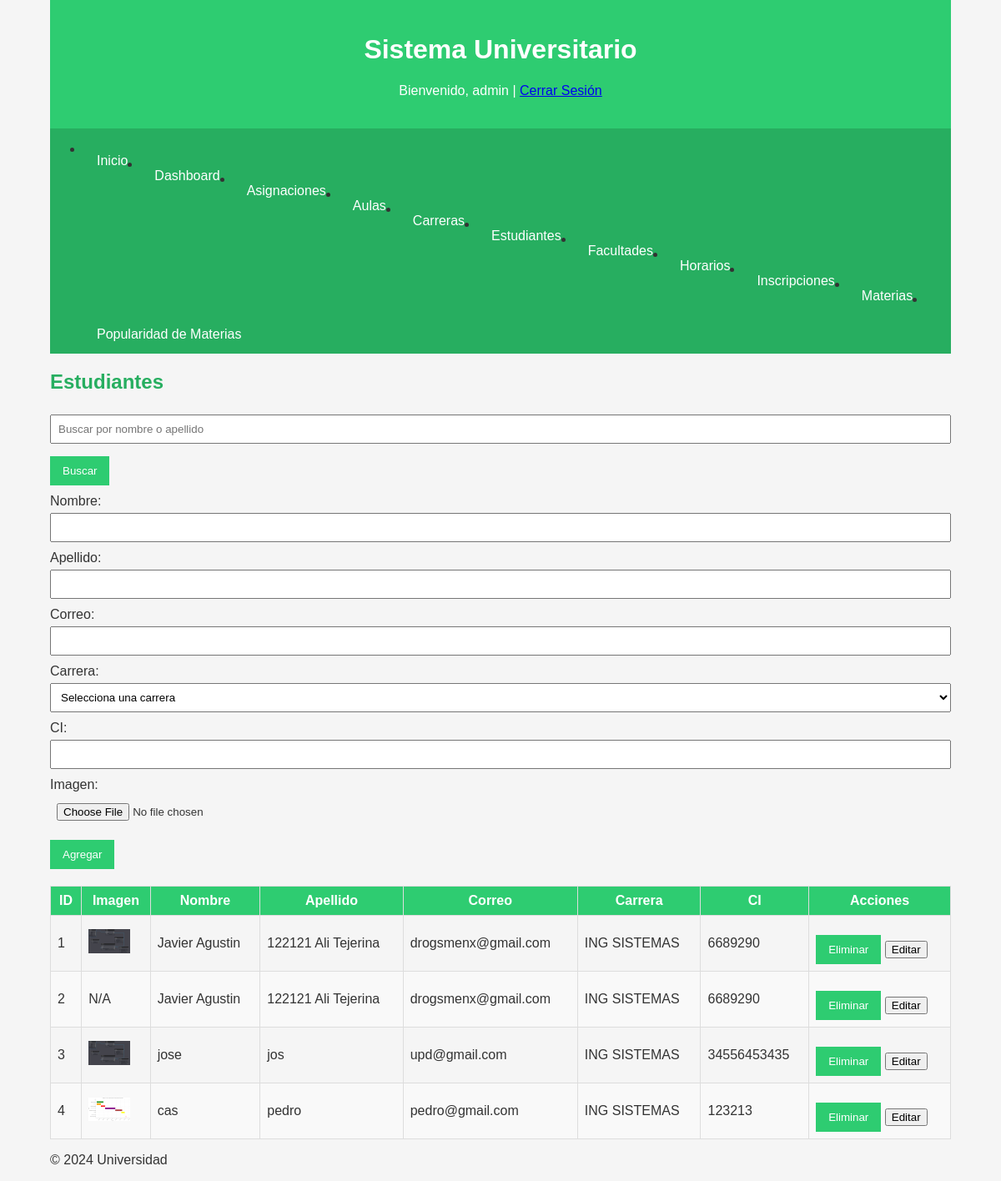
The page /views/admin/estudiantes.php (signed in) on the database its author committed.
### tables this page shows
CREATE TABLE `estudiantes` (
  `id_estudiante` int(11) NOT NULL,
  `nombre` varchar(50) NOT NULL,
  `apellido` varchar(50) NOT NULL,
  `correo` varchar(100) NOT NULL,
  `carrera_id` int(11) DEFAULT NULL,
  `ci` varchar(20) NOT NULL,
  `imagen` varchar(255) DEFAULT NULL,
  `usuario_id` int(11) DEFAULT NULL
);

CREATE TABLE `carreras` (
  `id_carrera` int(11) NOT NULL,
  `nombre` varchar(100) NOT NULL,
  `facultad_id` int(11) DEFAULT NULL
);

### views/admin/estudiantes.php (the view, shortened to what this page needs)
<?php
include '../../include/header.php';
include '../../include/db_connection.php';
$search = "";
if (isset($_GET['search'])) {
    $search = $conn->real_escape_string($_GET['search']);
    $sql = "SELECT e.id_estudiante, e.nombre, e.apellido, e.correo, e.carrera_id, c.nombre AS carrera, e.ci, e.imagen
            FROM estudiantes e
            LEFT JOIN carreras c ON e.carrera_id = c.id_carrera
            WHERE e.nombre LIKE '%$search%' OR e.apellido LIKE '%$search%'";
} else {
    $sql = "SELECT e.id_estudiante, e.nombre, e.apellido, e.correo, e.carrera_id, c.nombre AS carrera, e.ci, e.imagen
            FROM estudiantes e
            LEFT JOIN carreras c ON e.carrera_id = c.id_carrera";
}
$result = $conn->query($sql);
?>
<h2>Estudiantes</h2>
<form method="GET" action="">
    <input type="text" name="search" placeholder="Buscar por nombre o apellido" value="<?php echo htmlspecialchars($search); ?>">
    <button type="submit">Buscar</button>
</form>
<form method="POST" action="" enctype="multipart/form-data">
    <label for="nombre">Nombre:</label>
    <input type="text" name="nombre" id="nombre" required>
    <label for="apellido">Apellido:</label>
    <input type="text" name="apellido" id="apellido" required>
    <label for="correo">Correo:</label>
    <input type="email" name="correo" id="correo" required>
    <label for="carrera_id">Carrera:</label>
    <select name="carrera_id" id="carrera_id" required>
        <option value="">Selecciona una carrera</option>
    </select>
    <label for="ci">CI:</label>
    <input type="text" name="ci" id="ci" required>
    <label for="imagen">Imagen:</label>
    <input type="file" name="imagen" id="imagen" accept="image/*">
    <button type="submit" name="add_estudiante">Agregar</button>
</form>
<table>
    <thead>
        <tr>
            <th>ID</th>
            <th>Imagen</th>
            <th>Nombre</th>
            <th>Apellido</th>
            <th>Correo</th>
            <th>Carrera</th>
            <th>CI</th>
            <th>Acciones</th>
        </tr>
    </thead>
    <tbody>
        <?php if ($result && $result->num_rows > 0): ?>
            <?php while ($row = $result->fetch_assoc()): ?>
                <tr>
                    <td><?php echo htmlspecialchars($row['id_estudiante']); ?></td>
                    <td>
                        <?php if ($row['imagen']): ?>
                            <img src="../../<?php echo htmlspecialchars($row['imagen']); ?>" alt="Imagen" width="50">
                        <?php else: ?>
                            N/A
                        <?php endif; ?>
                    </td>
                    <td><?php echo htmlspecialchars($row['nombre']); ?></td>
                    <td><?php echo htmlspecialchars($row['apellido']); ?></td>
                    <td><?php echo htmlspecialchars($row['correo']); ?></td>
                    <td><?php echo htmlspecialchars($row['carrera']); ?></td>
                    <td><?php echo htmlspecialchars($row['ci']); ?></td>
                    <td>
                        <form method="POST" action="" style="display:inline;" onsubmit="return confirm('¿Está seguro de eliminar este estudiante?');">
                            <button type="submit" name="delete_estudiante">Eliminar</button>
                        </form>
                        <button onclick='openEditModal(<?php echo $row['id_estudiante']; ?>, <?php echo json_encode($row['nombre']); ?>, <?php echo json_encode($row['apellido']); ?>, <?php echo json_encode($row['correo']); ?>, <?php echo $row['carrera_id']; ?>, <?php echo json_encode($row['ci']); ?>)'>Editar</button>
                    </td>
                </tr>
            <?php endwhile; ?>
        <?php else: ?>
            <tr><td colspan="8">No hay estudiantes registrados.</td></tr>
        <?php endif; ?>
    </tbody>
</table>
<?php
include '../../include/footer.php';
?>

### include/header.php (shortened to what this page needs)
<!DOCTYPE html>
<html lang="es">
<head>
    <link rel="stylesheet" href="<?php echo BASE_URL; ?>/css/styles.css">
</head>
<body>
    <div class="container">
        <header>
            <h1>Sistema Universitario</h1>
            <?php if (isset($_SESSION['usuario'])): ?>
                <p>Bienvenido, <?php echo htmlspecialchars($_SESSION['usuario']); ?> | <a href="<?php echo BASE_URL; ?>/logout.php">Cerrar Sesión</a></p>
            <?php else: ?>
                <p><a href="<?php echo BASE_URL; ?>/login.php">Iniciar Sesión</a> | <a href="<?php echo BASE_URL; ?>/views/student/register.php">Registrarse</a></p>
            <?php endif; ?>
        </header>
        <nav class="nav">
            <ul>
                <li><a href="<?php echo BASE_URL; ?>/index.php">Inicio</a></li>
                <?php if (isset($_SESSION['role']) && $_SESSION['role'] == 'admin'): ?>
                    <li><a href="<?php echo BASE_URL; ?>/views/admin/dashboard.php">Dashboard</a></li>
                    <li><a href="<?php echo BASE_URL; ?>/views/admin/asignaciones.php">Asignaciones</a></li>
                    <li><a href="<?php echo BASE_URL; ?>/views/admin/aulas.php">Aulas</a></li>
                    <li><a href="<?php echo BASE_URL; ?>/views/admin/carreras.php">Carreras</a></li>
                    <li><a href="<?php echo BASE_URL; ?>/views/admin/estudiantes.php">Estudiantes</a></li>
                    <li><a href="<?php echo BASE_URL; ?>/views/admin/facultades.php">Facultades</a></li>
                    <li><a href="<?php echo BASE_URL; ?>/views/admin/horarios.php">Horarios</a></li>
                    <li><a href="<?php echo BASE_URL; ?>/views/admin/inscripciones.php">Inscripciones</a></li>
                    <li><a href="<?php echo BASE_URL; ?>/views/admin/materias.php">Materias</a></li>
                    <li><a href="<?php echo BASE_URL; ?>/views/admin/popularidad_materias.php">Popularidad de Materias</a></li>
                <?php else: ?>
                    <li><a href="<?php echo BASE_URL; ?>/login.php">Iniciar Sesión</a></li>
                    <li><a href="<?php echo BASE_URL; ?>/views/student/register.php">Registrarse</a></li>
                <?php endif; ?>
            </ul>
        </nav>
        <main>

### include/footer.php (shortened to what this page needs)
        <footer>
            <p>&copy; <?php echo date("Y"); ?> Universidad</p>
        </footer>
    </div>
</body>
</html>

### css/styles.css (style rules this page uses)
:root { --primary-color: #2ecc71; --secondary-color: #27ae60; --text-color: #333; --background-color: #f5f5f5; }
body { font-family: Arial, sans-serif; background-color: var(--background-color); color: var(--text-color); margin: 0; padding: 0; }
.container { width: 90%; margin: 0 auto; }
header { background-color: var(--primary-color); color: white; padding: 20px; text-align: center; }
nav.nav { background-color: var(--secondary-color); overflow: hidden; }
nav.nav a { float: left; display: block; color: white; text-align: center; padding: 14px 16px; text-decoration: none; }
h2 { color: var(--secondary-color); margin-top: 20px; }
table { width: 100%; border-collapse: collapse; margin-top: 20px; }
table th, table td { border: 1px solid #ddd; padding: 8px; }
table th { background-color: var(--primary-color); color: white; }
table tr:nth-child(even) { background-color: #f9f9f9; }
form label { display: block; margin-top: 10px; }
form input[type="text"], form input[type="password"], form input[type="email"], form select, form input[type="file"] { width: 100%; padding: 8px; margin-top: 5px; box-sizing: border-box; }
form button { background-color: var(--primary-color); color: white; padding: 10px 15px; border: none; margin-top: 15px; cursor: pointer; }

### rows shown on the page
estudiantes: id_estudiante "1", imagen (picture), nombre "Javier Agustin", apellido "122121 Ali Tejerina", correo "drogsmenx@gmail.com", carrera.nombre "ING SISTEMAS", ci "6689290"
estudiantes: id_estudiante "2", shows "N/A", nombre "Javier Agustin", apellido "122121 Ali Tejerina", correo "drogsmenx@gmail.com", carrera.nombre "ING SISTEMAS", ci "6689290"
estudiantes: id_estudiante "3", imagen (picture), nombre "jose", apellido "jos", correo "upd@gmail.com", carrera.nombre "ING SISTEMAS", ci "34556453435"
estudiantes: id_estudiante "4", imagen (picture), nombre "cas", apellido "pedro", correo "pedro@gmail.com", carrera.nombre "ING SISTEMAS", ci "123213"

### other values the page prints
$_SESSION['usuario'] "admin"
